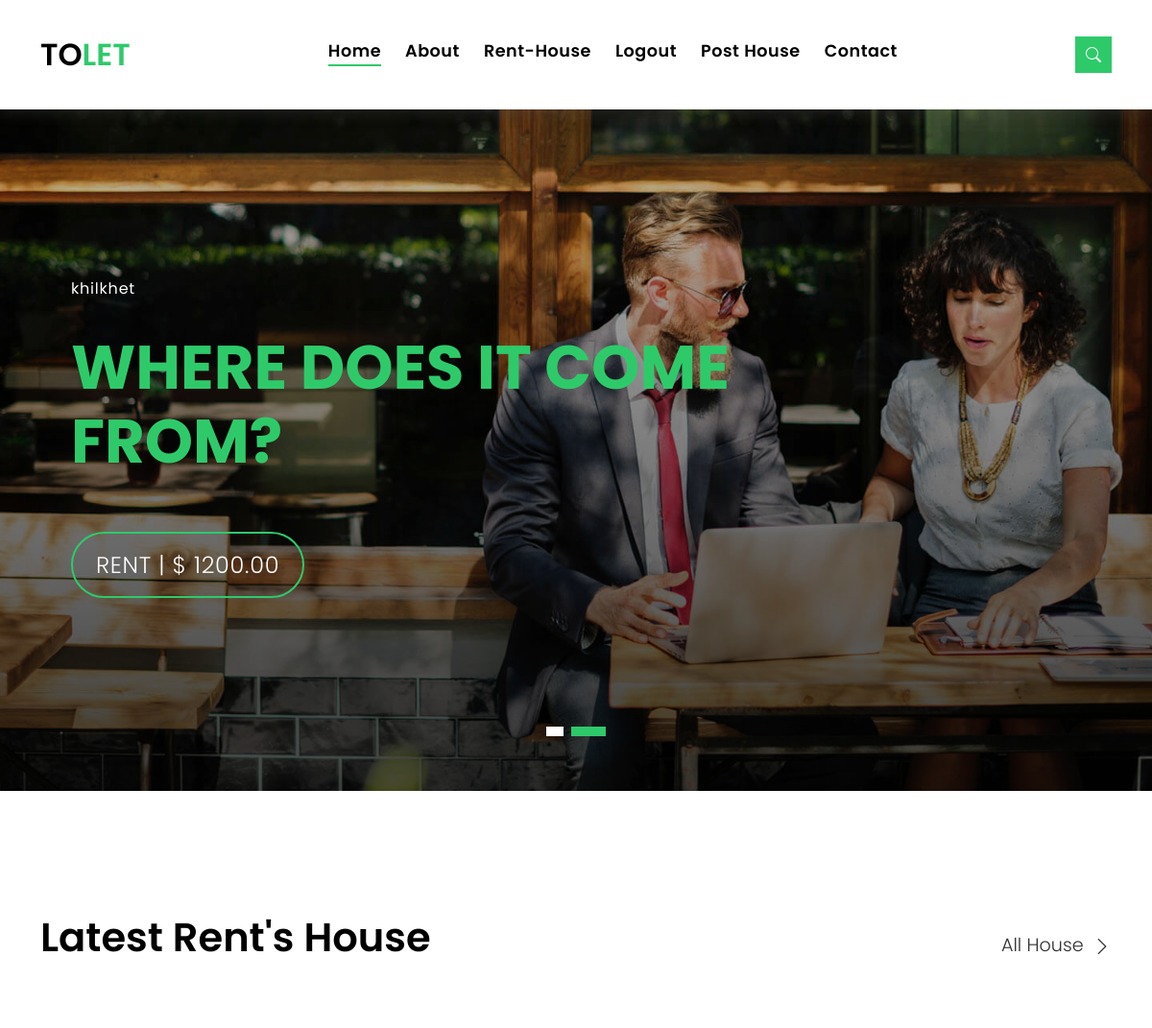
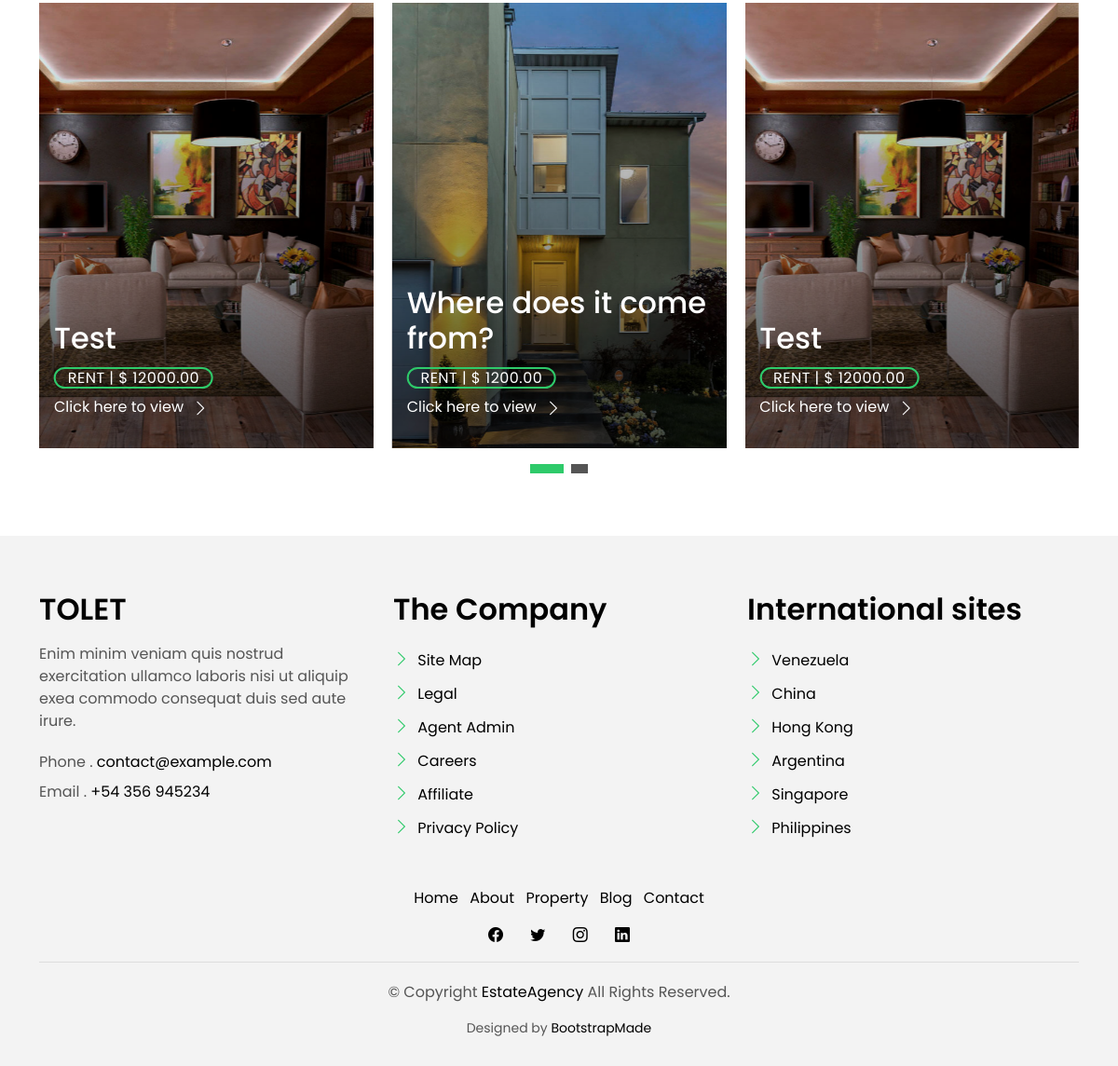
/ (signed in), run on the app's committed database (2 pictures, top to bottom).
### home/models.py (models this page shows, shortened)
class Slider(models.Model):
    image = models.ImageField(upload_to="slider/")
    house = models.ForeignKey(House,on_delete=models.CASCADE)

class House(models.Model):
    user = models.ForeignKey(User,on_delete=models.CASCADE,blank=True,null=True)
    name = models.CharField(max_length=250)
    description = models.TextField()
    rent = models.DecimalField(max_digits=10,decimal_places=2)
    image = models.ImageField(upload_to="house/")
    location = models.CharField(max_length=200)
    house_type = models.CharField(max_length=250)
    area = models.CharField(max_length=50)
    beds = models.CharField(max_length=20)
    baths = models.CharField(max_length=20)
    garage = models.CharField(max_length=20)
    video = EmbedVideoField(blank=True,null=True)
    date_added = models.DateField(auto_now_add=True)
    is_publish = models.BooleanField(default=False)
    class Meta:
        ordering = ('-date_added',)

### home/views.py (the view)
# urls.py: path('',views.home, name='home'),
def home(request):
    slider = Slider.objects.all()
    house = House.objects.all()
    context = {
        'slider':slider,
        'house':house,
    }
    return render(request, 'home/index.html',context)

### templates/home/index.html (shortened to what this page needs)
{% extends 'base.html' %}
{% load static %}
{% block content %}
  <div class="intro intro-carousel swiper position-relative">
    <div class="swiper-wrapper">
      {% if slider %}
        {% for s in slider %}
        <div class="swiper-slide carousel-item-a intro-item bg-image" style="background-image: url({{s.image.url}})">
          <div class="overlay overlay-a"></div>
          <div class="intro-content display-table">
            <div class="table-cell">
              <div class="container">
                <div class="row">
                  <div class="col-lg-8">
                    <div class="intro-body">
                      <p class="intro-title-top">{{s.house.location}}
                        <br>
                      </p>
                      <h1 class="intro-title mb-4">
                        <span class="color-b">{{s.house.name}} </span>
                        <br>
                      </h1>
                      <p class="intro-subtitle intro-price">
                        <a href="#"><span class="price-a">rent | $ {{s.house.rent}}</span></a>
                      </p>
                    </div>
                  </div>
                </div>
              </div>
            </div>
          </div>
        </div>
        {% endfor %}
      {% endif %}
    </div>
    <div class="swiper-pagination"></div>
  </div>
     <section class="section-property section-t8">
      <div class="container">
        <div class="row">
          <div class="col-md-12">
            <div class="title-wrap d-flex justify-content-between">
              <div class="title-box">
                <h2 class="title-a">Latest Rent's House</h2>
              </div>
              <div class="title-link">
                <a href="{% url 'all_house' %}">All House
                  <span class="bi bi-chevron-right"></span>
                </a>
              </div>
            </div>
          </div>
        </div>
        <div id="property-carousel" class="swiper">
          <div class="swiper-wrapper">
            {% if house %}
            {% for h in house %}
            <div class="carousel-item-b swiper-slide">
              <div class="card-box-a card-shadow">
                <div class="img-box-a">
                  <img src="{{h.image.url}}" alt="" class="img-a img-fluid">
                </div>
                <div class="card-overlay">
                  <div class="card-overlay-a-content">
                    <div class="card-header-a">
                      <h2 class="card-title-a">
                        <a href="property-single.html">{{h.name}}
                          <br /> </a>
                      </h2>
                    </div>
                    <div class="card-body-a">
                      <div class="price-box d-flex">
                        <span class="price-a">rent | $ {{h.rent}}</span>
                      </div>
                      <a href="{% url 'single_house' h.id %}" class="link-a">Click here to view
                        <span class="bi bi-chevron-right"></span>
                      </a>
                    </div>
                  </div>
                </div>
              </div>
            </div>
            {% endfor %}
            {% endif %}
          </div>
        </div>
        <div class="propery-carousel-pagination carousel-pagination"></div>
      </div>
    </section>
{% endblock content %}

### data on the page
Slider: image (picture), house.location "khilkhet", house.name "WHERE DOES IT COME FROM?", house.rent "1200.00"
House: image (picture), name "Test", rent "12000.00"
House: image (picture), name "Where does it come from?", rent "1200.00"
